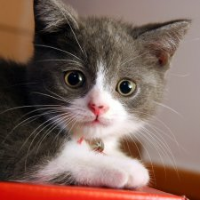
#> input picture autoencoder/images/cat.png, 200 x 200 px
$ python sampler.py   (older library calls are emulated)
#> lines starting #> are read from the running program, lines starting #| are printed output that depends on the picture
#!/usr/bin/env python
#-*- coding: utf-8 -*-

import sys
import numpy as np
import matplotlib.pyplot as plt
from scipy.misc import imread

import matplotlib.pyplot as plt


class Sampler(object):
  def __init__(self, filename, patch_size=5):
#> called with filename = 'images/cat.png', patch_size = 5
    self.patch_size = patch_size
    self.img = imread(filename)/255.-0.5
    self.sy, self.sx, channels = self.img.shape
#> self.sy = 200; self.sx = 200; channels = 4
    if channels==4:
      self.img = self.img[:,:,:3]
#> self.img: shape (200, 200, 3) float64

  def sample(self, num):
    """ Samples from image
        returns position, data
    """
#> called with num = 100

    if isinstance(num, int):
      batch_size = num
      res_pos = np.random.rand(batch_size,2)
      res_pos = np.asarray(res_pos *
                 [self.sy-self.patch_size,
                  self.sy-self.patch_size], dtype="int")
    else:
      res_pos = num
      batch_size = res_pos.shape[0]

    res_data = np.zeros((batch_size, self.patch_size*self.patch_size, 3))
    for i, (y,x) in enumerate(res_pos):
      res_data[i] = self.img[y:y+self.patch_size, x:x+self.patch_size]\
          .reshape(self.patch_size*self.patch_size,3)
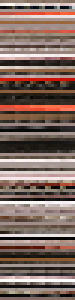
#> res_data: shape (100, 25, 3) float64 (shown 3 times larger); mean R, G, B 0.000591, -0.0869, -0.12; drawn with min black and max white

    return res_pos, res_data


if __name__ == "__main__":
  s = Sampler("images/cat.png",patch_size=5)

  pos, data = s.sample(100)
#> pos = 100 pairs, first value 2 to 192, second value 0 to 194

  # [7 lines of commented-out code are left out]

  result = np.zeros_like(s.img)
  for (y,x), d in zip(pos,data):
    result[y:y+s.patch_size,x:x+s.patch_size] = \
        d.reshape(s.patch_size, s.patch_size, 3)
    plt.imshow(result+0.5)
#> this loop made 100 passes
#> (y, x) on passes 1 to 12: (107, 139), (117, 106), (82, 125), (85, 173), (187, 74), (154, 103), (110, 180), (13, 16), (3, 162), (151, 169), (190, 155), (89, 152)
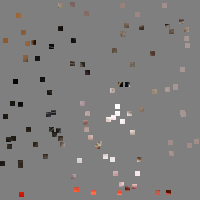
#> result: shape (200, 200, 3) float64; mean of channels 0, 1, 2 -2.83e-05, -0.00536, -0.00736; drawn with min black and max white

  plt.show()
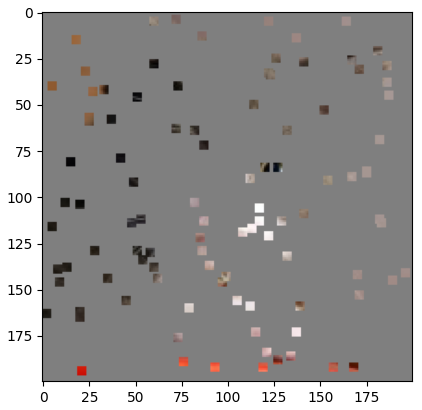
#> figure drawn by matplotlib, 1 panel
